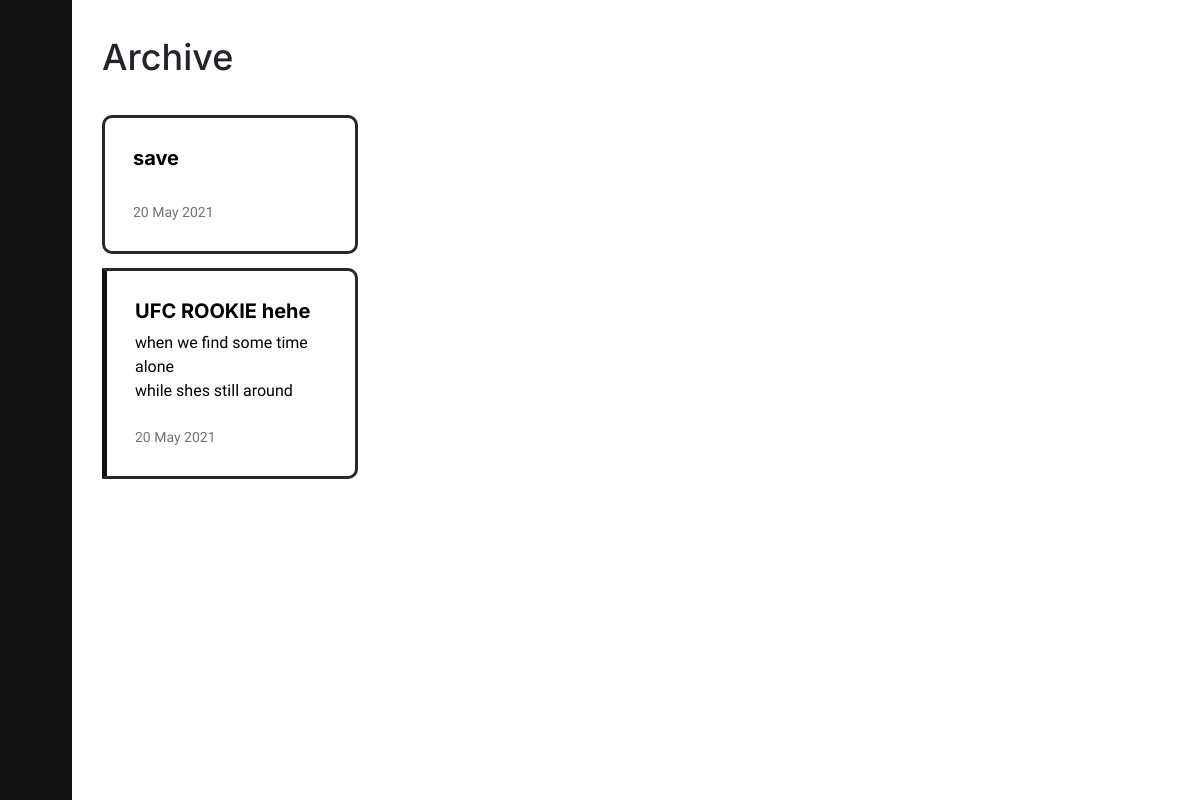
/archive/ (signed in), run on the app's committed database.
### notes/models.py (models this page shows, shortened)
class Note(models.Model):
    title = models.TextField(max_length=100, blank=True)
    text = HTMLField(blank=True)
    date = models.DateTimeField(auto_now_add=True)
    important = models.BooleanField(default=False)
    archive = models.BooleanField(default=False)
    user = models.ForeignKey(User, on_delete=models.CASCADE)

### notes/views.py (the view)
# urls.py: path('archive/', views.archive, name='archive'),
def archive(request):
    if request.user.is_authenticated:
        archive = Note.objects.filter(user=request.user, archive=True).order_by('-date')
        active = 'archiveLink'
        return render(request, 'notes/archive.html', {'notes': archive, 'active': active})
    else:
        return redirect('home')

### notes/templates/notes/archive.html (shortened to what this page needs)
{% extends "notes/base.html" %}
{% load static %}
{% block page_title %}Archive{% endblock %}

### notes/templates/notes/base.html (shortened to what this page needs)
{% load static %}
<!DOCTYPE html>
<html>
<head>
	<link rel="stylesheet" href="https://stackpath.bootstrapcdn.com/bootstrap/4.5.0/css/bootstrap.min.css">
	<link rel="stylesheet" type="text/css" href="{% static 'notes/style.css' %}">
	{% if user.is_authenticated %}
	<link rel="stylesheet" type="text/css" href="{% static 'notes/notes.css' %}">
	{% endif %}
</head>
<body>
	{% block content %}
	{% if user.is_authenticated %}
	<div class="container-fluid">
		<div class="row" id="mainRow">
			<div class="col-xs-12 col-sm-1" id="menu">
				<nav>
					<div id="links">
					</div>
				</nav>
			</div>
			<div class="col-xs-12 col-sm-11" id="content">
				<div class="container">
					{% if note %}
					{% block note %}{% endblock note %}
					{% else %}
						<h1>{% block page_title %}Notes{% endblock page_title %}</h1>
						{% if notes %}
						<div id="notes">
							<ul>
								{% for note in notes %}
								<li class="note {% if note.important %} important{% endif %}">
									<a href="{% url 'note' note.id %}">
										<div class="note-info">
											<div class="note-content">
												<h5><b>{{ note.title }}</b></h5>
												{% if note.text %}
												<div class="note-text">{{ note.text|safe|truncatechars:300 }}</div>
												{% endif %}
											</div>
											<div class="date">{{ note.date|date:'d M Y' }}</div>
										</div>
									</a>
								</li>
								{% endfor %}
							</ul>
						</div>
						{% else %}
						<div class="noNotes">{% block no_notes %}{% endblock no_notes %}</div>
						{% endif %}
					{% endif %}
				</div>
			</div>
		</div>
	</div>
	{% endif %}
	{% endblock content%}
</body>
</html>

### notes/static/notes/style.css (style rules this page uses)
:root { --light-gray: #fafafa; --black: #121212; --dark-gray:#23282c; --gray: #cecece; }
html, body { height: 100%; }
body { font-family: 'Nunito Sans', sans-serif; }
h1, h2, h3, h4, h5, h6 { font-family: 'Inter', sans-serif; }
h1 { font-size: 36px }
a { color: var(--black, #121212); font-weight: bold; transition: all 200ms ease-in-out; }

### notes/static/notes/notes.css (style rules this page uses)
.col-sm-1 { max-width: 6%; }
.col-sm-11 { max-width: 94% }
body { display: none }
#mainRow { height: 100vh; position: relative; }
#menu { background-color: var(--black, #121212); color: white; padding: 28px 0; position: fixed; top: 0; height: 100vh; z-index: 10; height: 100vh; transition: all 500ms ease 0s; overflow: hidden; }
nav { transition: all 500ms ease 0s; height: 100%; }
#links { height: 100%; }
h1 { margin-top: 36px; display: inline-block; }
#content { position: absolute; right: 0; }
#notes, .noNotes { margin-top: 28px; }
#notes > ul { list-style-type: none; padding-left: 0; }
.note { position: relative; padding: 28px; border-radius: 10px; border: 3px solid var(--dark-gray, #23282c); margin-bottom: 1.33%; width: 24%; }
.note.important { border-left: 5px solid var(--black, #121212); border-radius: 0 10px 10px 0; }
.note a { color: black; font-weight: normal; }
.note div { word-break: break-word; }
.note-info { height: 100%; display: flex; flex-direction: column; justify-content: space-between; }
.note .date { color: #737373; font-size: 14px; margin-top: 24px }

### data on the page
Note: title "save", date "20 May 2021"
Note: title "UFC ROOKIE hehe", text "when we find some time alone while shes still around", date "20 May 2021"
